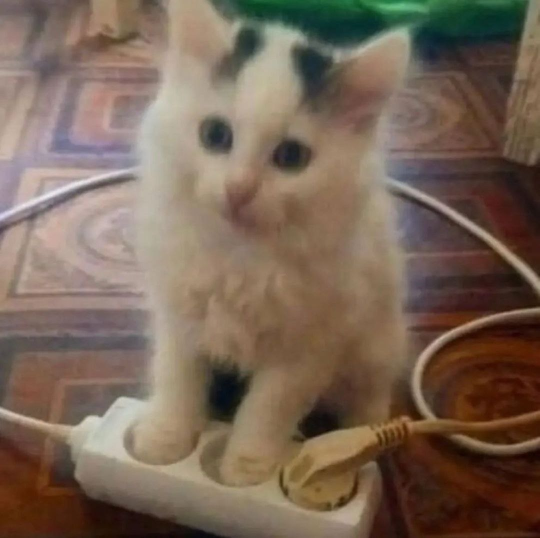
#> input picture input.jpg, 1079 x 1075 px (shown at 1/2 size)
$ python main.py
#> lines starting #> are read from the running program, lines starting #| are printed output that depends on the picture
import cv2
import numpy as np
import random


def generate_permutation_table(num_blocks, seed):
    # Генерація таблиці перестановок за допомогою seed
    indices = list(range(num_blocks))
    rng = random.Random(seed)
    rng.shuffle(indices)
    return indices


def extract_blocks(img, grid_rows, grid_cols, block_h, block_w):
    # Розбиття зображення на блоки
    blocks = []
    for r in range(grid_rows):
        for c in range(grid_cols):
            block = img[
                r * block_h : (r + 1) * block_h, c * block_w : (c + 1) * block_w
            ]
            blocks.append(block)
    return blocks


def encrypt_image(image_path, grid_rows, grid_cols, seed):
    img = cv2.imread(image_path)
    if img is None:
        raise ValueError("Не вдалося завантажити зображення. Перевірте шлях.")

    h, w, _ = img.shape
    block_h = h // grid_rows
    block_w = w // grid_cols
    new_h = block_h * grid_rows
    new_w = block_w * grid_cols
    img = img[:new_h, :new_w]

    blocks = extract_blocks(img, grid_rows, grid_cols, block_h, block_w)

    num_blocks = grid_rows * grid_cols
    perm_table = generate_permutation_table(num_blocks, seed)

    encrypted_blocks = [None] * num_blocks
    for original_idx, new_idx in enumerate(perm_table):
        encrypted_blocks[new_idx] = blocks[original_idx]

    encrypted_img = np.zeros_like(img)
    for idx, block in enumerate(encrypted_blocks):
        r = idx // grid_cols
        c = idx % grid_cols
        encrypted_img[
            r * block_h : (r + 1) * block_h, c * block_w : (c + 1) * block_w
        ] = block

    return encrypted_img, perm_table, (block_h, block_w), (new_h, new_w)


def decrypt_image(
    enc_img, perm_table, grid_rows, grid_cols, block_dims, original_shape
):
    block_h, block_w = block_dims
    new_h, new_w = original_shape

    blocks = [None] * len(perm_table)
    encrypted_blocks = extract_blocks(enc_img, grid_rows, grid_cols, block_h, block_w)

    for original_idx, new_idx in enumerate(perm_table):
        blocks[original_idx] = encrypted_blocks[new_idx]

    decrypted_img = np.zeros((new_h, new_w, 3), dtype=np.uint8)
    for idx, block in enumerate(blocks):
        r = idx // grid_cols
        c = idx % grid_cols
        decrypted_img[
            r * block_h : (r + 1) * block_h, c * block_w : (c + 1) * block_w
        ] = block

    return decrypted_img


def main():
    grid_rows = 12
    grid_cols = 16
    seed = 44257

    input_path = "input.jpg"

    print("Шифрування зображення...")
    encrypted_img, perm_table, block_dims, orig_shape = encrypt_image(
        input_path, grid_rows, grid_cols, seed
    )
#> in encrypt_image, img is the input picture: shape (1075, 1079, 3); mean B, G, R 85.7, 101.2, 120.4
#> in encrypt_image, `img = img[:new_h, :new_w]`:
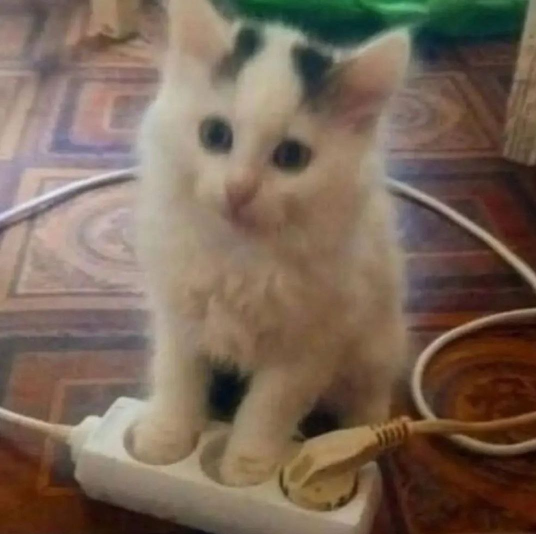
#> img: shape (1068, 1072, 3) (shown at 1/2 size); mean B, G, R 86.3, 101.9, 121
#> after the loop in extract_blocks, `for r in range(grid_rows):`: blocks = 192 items
#> the loop in encrypt_image, `for idx, block in enumerate(encrypted_blocks):` made 192 passes
#> (r, c) on passes 1 to 3: (0, 0), (0, 1), (0, 2)
#> after the loop in encrypt_image, `for idx, block in enumerate(encrypted_blocks):`:
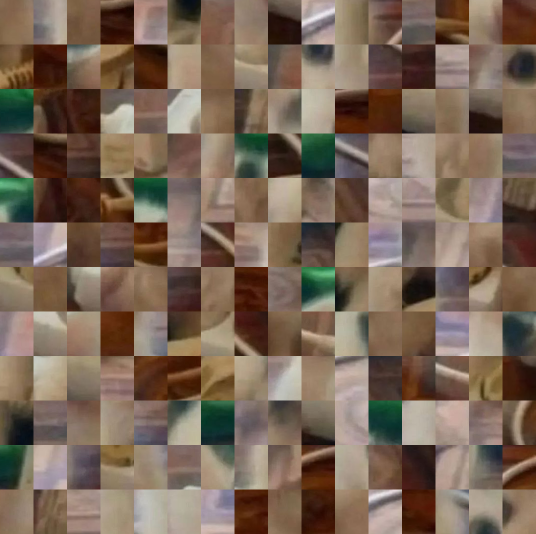
#> encrypted_img: shape (1068, 1072, 3) (shown at 1/2 size); mean of channels 0, 1, 2 86.3, 101.9, 121; drawn as B, G, R
#> perm_table = 192 values, max 191 at index 57, min 0 at index 123, mean 95.5; block_dims = (89, 67); orig_shape = (1068, 1072)
    cv2.imwrite("encrypted.jpg", encrypted_img)

    print("Дешифрування зображення...")
    dec_img = decrypt_image(
        encrypted_img, perm_table, grid_rows, grid_cols, block_dims, orig_shape
    )
#> in decrypt_image, `block_h, block_w = block_dims`: block_h = 89; block_w = 67
#> in decrypt_image, `new_h, new_w = original_shape`: new_h = 1068; new_w = 1072
#> in decrypt_image, `blocks = [None] * len(perm_table)`: blocks = 192 items
#> the loop in decrypt_image, `for original_idx, new_idx in enumerate(perm_table):` made 192 passes
#> new_idx on passes 1 to 3: 69, 92, 168
#> the loop in decrypt_image, `for idx, block in enumerate(blocks):` made 192 passes
    cv2.imwrite("decrypted.jpg", dec_img)

    print("Готово! Результати збережено як encrypted.jpg та decrypted.jpg")


if __name__ == "__main__":
    main()
